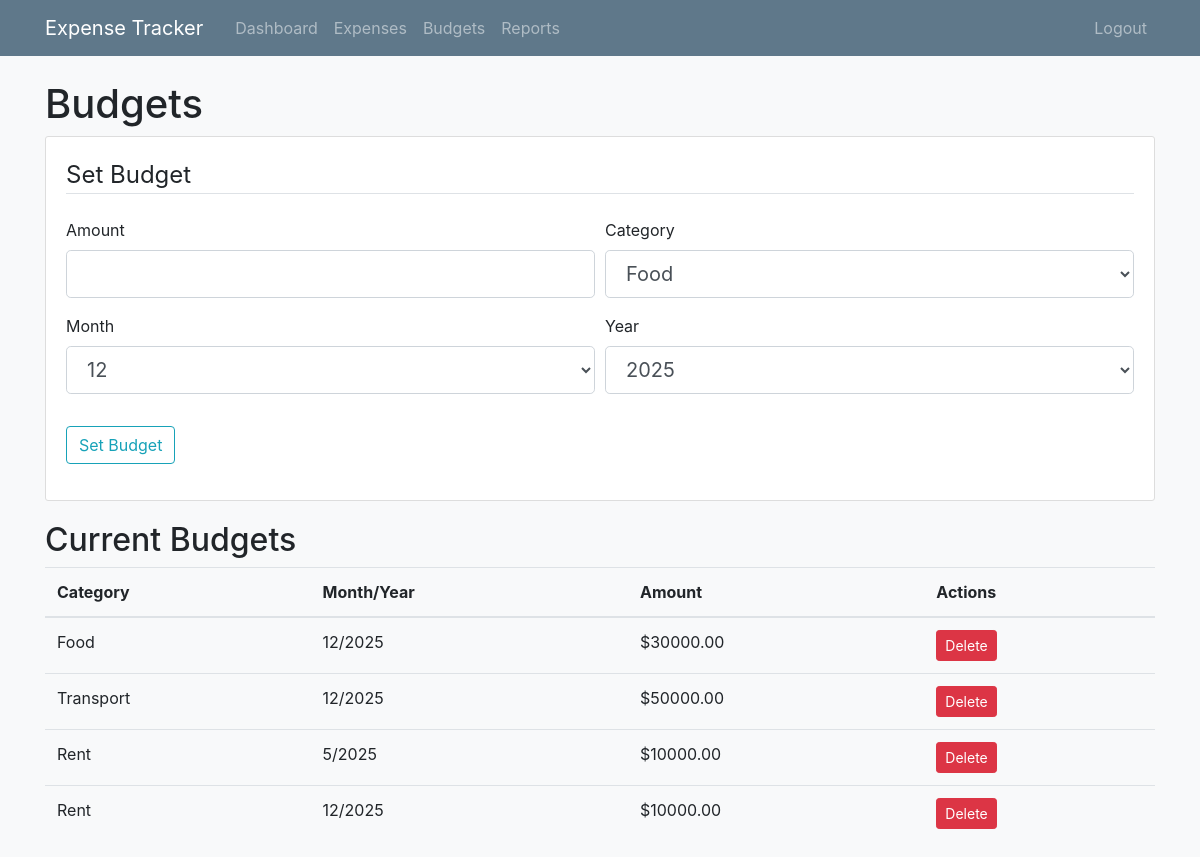
/budgets (signed in), run on the app's committed database.
### app/models.py (models this page shows, shortened)
class Budget(db.Model):
    id = db.Column(db.Integer, primary_key=True)
    amount = db.Column(db.Float, nullable=False)
    month = db.Column(db.Integer, nullable=False) # 1-12
    year = db.Column(db.Integer, nullable=False)
    user_id = db.Column(db.Integer, db.ForeignKey('user.id'), nullable=False)
    category_id = db.Column(db.Integer, db.ForeignKey('category.id'), nullable=False)
    category = db.relationship('Category', backref='budgets')

class Category(db.Model):
    id = db.Column(db.Integer, primary_key=True)
    name = db.Column(db.String(100), nullable=False)

### app/routes.py (the view, shortened to what this page needs)
@main.route("/budgets", methods=['GET', 'POST'])
@login_required
def budgets():
    form = BudgetForm()
    form.category.choices = [(c.id, c.name) for c in Category.query.all()]
    if request.method == 'GET':
        form.month.data = datetime.now().month
        form.year.data = datetime.now().year
    budgets = Budget.query.filter_by(user_id=current_user.id).all()
    return render_template('budgets.html', title='Budgets', form=form, budgets=budgets)

### app/forms.py
class BudgetForm(FlaskForm):
    amount = FloatField('Amount', validators=[DataRequired()])
    category = SelectField('Category', coerce=int, validators=[DataRequired()])
    month = SelectField('Month', coerce=int, choices=[(i, i) for i in range(1, 13)], validators=[DataRequired()])
    year = SelectField('Year', coerce=int, choices=[(i, i) for i in range(2023, 2030)], validators=[DataRequired()])
    submit = SubmitField('Set Budget')

### app/models.py (called while the page is built)
@login_manager.user_loader
def load_user(user_id):
    return User.query.get(int(user_id))

### app/templates/budgets.html (shortened to what this page needs)
{% extends "base.html" %}
{% block content %}
<h1>Budgets</h1>
<div class="content-section">
    <form method="POST" action="">
        <fieldset class="form-group">
            <legend class="border-bottom mb-4">Set Budget</legend>
            <div class="form-row">
                <div class="form-group col-md-6">
                    {{ form.amount.label(class="form-control-label") }}
                    {{ form.amount(class="form-control form-control-lg") }}
                </div>
                <div class="form-group col-md-6">
                    {{ form.category.label(class="form-control-label") }}
                    {{ form.category(class="form-control form-control-lg") }}
                </div>
            </div>
            <div class="form-row">
                <div class="form-group col-md-6">
                    {{ form.month.label(class="form-control-label") }}
                    {{ form.month(class="form-control form-control-lg") }}
                </div>
                <div class="form-group col-md-6">
                    {{ form.year.label(class="form-control-label") }}
                    {{ form.year(class="form-control form-control-lg") }}
                </div>
            </div>
        </fieldset>
        <div class="form-group">
            {{ form.submit(class="btn btn-outline-info") }}
        </div>
    </form>
</div>
<h2>Current Budgets</h2>
<table class="table table-hover">
    <thead>
        <tr>
            <th>Category</th>
            <th>Month/Year</th>
            <th>Amount</th>
            <th>Actions</th>
        </tr>
    </thead>
    <tbody>
        {% for budget in budgets %}
        <tr>
            <td>{{ budget.category.name }}</td>
            <td>{{ budget.month }}/{{ budget.year }}</td>
            <td>${{ "%.2f"|format(budget.amount) }}</td>
            <td>
                <a href="{{ url_for('main.delete_budget', budget_id=budget.id) }}" class="btn btn-sm btn-danger"
                    onclick="return confirm('Are you sure you want to delete this budget?')">Delete</a>
            </td>
        </tr>
        {% endfor %}
    </tbody>
</table>
{% endblock %}

### app/static/style.css (style rules this page uses)
body { background-color: #f8f9fa; }
.content-section { background: #ffffff; padding: 20px; border: 1px solid #dddddd; border-radius: 3px; margin-bottom: 20px; }

### data on the page
Budget: category.name "Food", month "12", year "2025", amount "30000.00"
Budget: category.name "Transport", month "12", year "2025", amount "50000.00"
Budget: category.name "Rent", month "5", year "2025", amount "10000.00"
Budget: category.name "Rent", month "12", year "2025", amount "10000.00"
